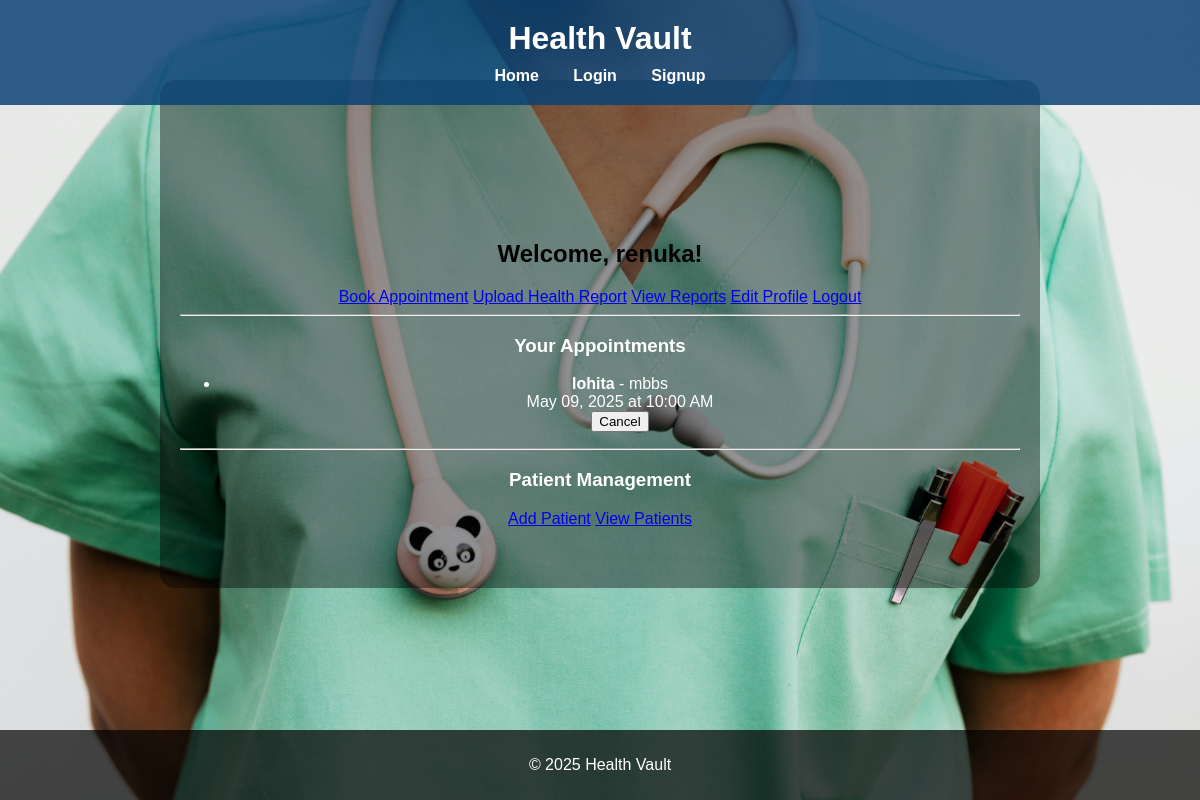
The page /dashboard (signed in) on the database its author committed.
### app.py (models this page shows)
class User(db.Model):
    id = db.Column(db.Integer, primary_key=True)
    username = db.Column(db.String(150), unique=True, nullable=False)
    email = db.Column(db.String(150), unique=True, nullable=False)
    phone = db.Column(db.String(15), unique=True, nullable=True)
    password = db.Column(db.String(150), nullable=False)
    profile_pic = db.Column(db.String(150), nullable=True)

class Appointment(db.Model):
    id = db.Column(db.Integer, primary_key=True)
    doctor_name = db.Column(db.String(100), nullable=False)
    specialization = db.Column(db.String(100), nullable=False)
    date = db.Column(db.Date, nullable=False)
    time = db.Column(db.Time, nullable=False)
    user_id = db.Column(db.Integer, db.ForeignKey('user.id'), nullable=False)

### app.py (the view)
@app.route('/dashboard')
@login_required
def dashboard():
    user = User.query.get(session['user_id'])
    appointments = Appointment.query.filter_by(user_id=user.id).all()
    return render_template('dashboard.html', user=user, appointments=appointments)

### app.py (called while the page is built)
def login_required(f):
    @wraps(f)
    def decorated_function(*args, **kwargs):
        if 'user_id' not in session:
            flash('You must be logged in to access this page.', 'error')
            return redirect(url_for('login'))
        return f(*args, **kwargs)
    return decorated_function

### templates/dashboard.html (shortened to what this page needs)
{% extends "base.html" %}
{% block content %}
<div class="dashboard container mt-4">
    <h2 class="mb-4">Welcome, {{ user.username }}!</h2>
    <div class="dashboard-links mb-4">
        <a class="btn btn-primary btn-sm" href="{{ url_for('book_appointment') }}">Book Appointment</a>
        <a class="btn btn-success btn-sm" href="{{ url_for('upload_report') }}">Upload Health Report</a>
        <a class="btn btn-info btn-sm" href="{{ url_for('view_reports') }}">View Reports</a>
        <a class="btn btn-secondary btn-sm" href="{{ url_for('edit_profile') }}">Edit Profile</a>
        <a class="btn btn-danger btn-sm" href="{{ url_for('logout') }}">Logout</a>
    </div>
    <hr>
    <h3>Your Appointments</h3>
    {% if appointments %}
        <ul class="list-group mb-3">
            {% for appt in appointments %}
                <li class="list-group-item d-flex justify-content-between align-items-center">
                    <div>
                        <strong>{{ appt.doctor_name }}</strong> - {{ appt.specialization }}<br>
                        {{ appt.date.strftime('%B %d, %Y') }} at {{ appt.time.strftime('%I:%M %p') }}
                    </div>
                    <form method="POST" action="{{ url_for('cancel_appointment', appointment_id=appt.id) }}">
                        <button type="submit" class="btn btn-warning btn-sm">Cancel</button>
                    </form>
                </li>
            {% endfor %}
        </ul>
    {% else %}
        <p>You have no upcoming appointments.</p>
    {% endif %}
    <hr>
    <h3>Patient Management</h3>
    <div class="patient-links">
        <a class="btn btn-outline-primary btn-sm" href="{{ url_for('add_patient') }}">Add Patient</a>
        <a class="btn btn-outline-secondary btn-sm" href="{{ url_for('view_patients') }}">View Patients</a>
    </div>
</div>
{% endblock %}

### static/css/style.css (style rules this page uses)
body { font-family: Arial, sans-serif; margin: 0; padding: 0; background: url('../images/background.jpg') no-repeat center center fixed; background-size: cover; color: #fff; display: flex; flex-direction: column; justify-content: flex-start; align-items: center; min-height: 100vh; }
.dashboard { text-align: center; margin-top: 100px; }
h2 { color: black; }

### rows shown on the page
User: username "renuka"
Appointment: doctor_name "lohita", specialization "mbbs", date "May 09, 2025", time "10:00 AM"
